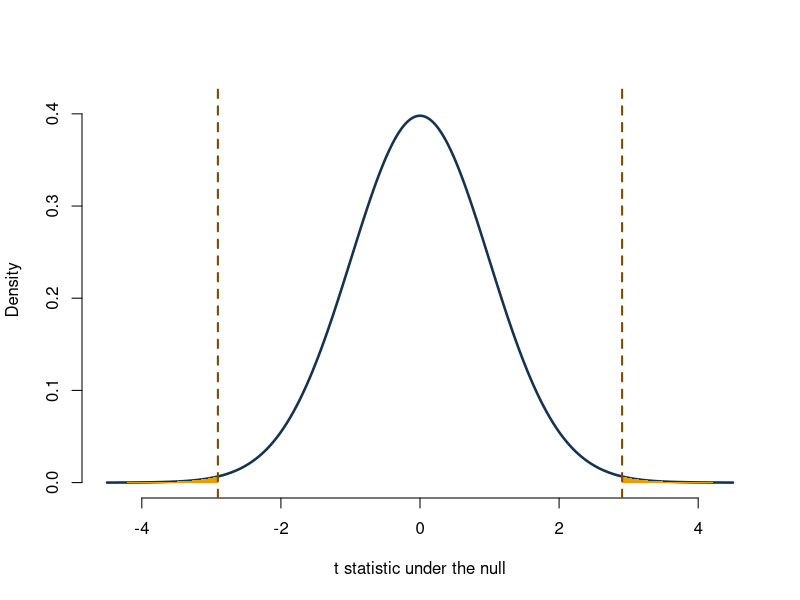

Recreate this plot in R.
## ---- chunk 1
knitr::opts_chunk$set(echo = TRUE, message = FALSE, warning = FALSE,
                      fig.width = 7, fig.height = 4.8)
sharks <- read.csv("data/shark_tank_teaching.csv", stringsAsFactors = FALSE)
set.seed(123)
pitch_sample <- sharks[sample(seq_len(nrow(sharks)), 100), ]

benchmark <- 15
pitch_sample$equity_gap_pp <-
  pitch_sample$equity_offered_pct - benchmark

gap_bar <- mean(pitch_sample$equity_gap_pp)
gap_sd <- sd(pitch_sample$equity_gap_pp)
n <- nrow(pitch_sample)
df <- n - 1
gap_se <- gap_sd / sqrt(n)
## ---- chunk 2
c(
  sample_mean_equity = mean(pitch_sample$equity_offered_pct),
  sample_mean_gap = gap_bar,
  sample_sd_gap = gap_sd,
  standard_error_gap = gap_se,
  degrees_of_freedom = df
)
## ---- chunk 3
critical_t <- qt(0.975, df = df)
gap_ci <- gap_bar + c(-1, 1) * critical_t * gap_se
mean_ci <- benchmark + gap_ci

c(gap_lower = gap_ci[1], gap_upper = gap_ci[2])
c(mean_lower = mean_ci[1], mean_upper = mean_ci[2])
## ---- chunk 4
t_value <- gap_bar / gap_se
p_value <- 2 * pt(-abs(t_value), df = df)

c(
  estimate = gap_bar,
  standard_error = gap_se,
  t_statistic = t_value,
  degrees_of_freedom = df,
  two_sided_p_value = p_value
)
## ---- chunk 5
t_grid <- seq(-4.5, 4.5, length.out = 1200)
t_density <- dt(t_grid, df = df)
plot(
  t_grid,
  t_density,
  type = "l",
  lwd = 2.5,
  col = "#17324D",
  bty = "n",
  xlab = "t statistic under the null",
  ylab = "Density",
  ylim = c(0, max(t_density) * 1.05)
)
left_tail <- t_grid <= -abs(t_value)
right_tail <- t_grid >= abs(t_value)
polygon(c(min(t_grid), t_grid[left_tail], -abs(t_value)),
        c(0, t_density[left_tail], 0),
        col = "#E69F00", border = NA)
polygon(c(abs(t_value), t_grid[right_tail], max(t_grid)),
        c(0, t_density[right_tail], 0),
        col = "#E69F00", border = NA)
abline(v = c(-abs(t_value), abs(t_value)),
       col = "#7A4A00", lty = 2, lwd = 2)
